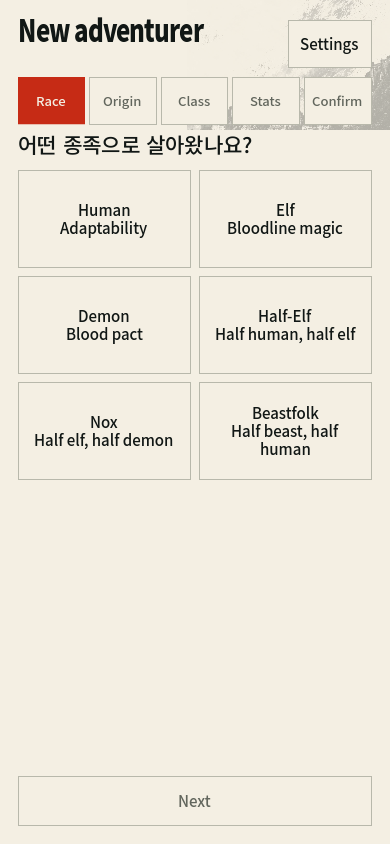
#> input picture verification/settings-r22/render/create-en-390x844.png, 390 x 844 px, given in place of create-ko-360x780.png, which was not available
$ python settings_r22_review.py
#> lines starting #> are read from the running program, lines starting #| are printed output that depends on the picture
from pathlib import Path
from PIL import Image,ImageDraw,ImageFont
folder=Path(__file__).resolve().parents[1]/'verification/settings-r22/render'
tags=['create-ko','settings-ko','settings-en','create-en','points-en','scenario-en','sortie-en','codex-en','status-en','inventory-en','places-en','people-en','journal-en','codex-detail-en','isolde-en','settings-town-en','reset-en','save-error-en','reset-ko']
font=ImageFont.truetype('C:/Windows/Fonts/arial.ttf',15)
for dim in ['360x780','390x844','390x664','430x932','1280x800']:
    cw,ch=245,555;board=Image.new('RGB',(cw*4,ch*5),(211,207,195));draw=ImageDraw.Draw(board)
#> after `board = Image.new('RGB', (cw * 4, ch * 5), (211, 207, 195))`:
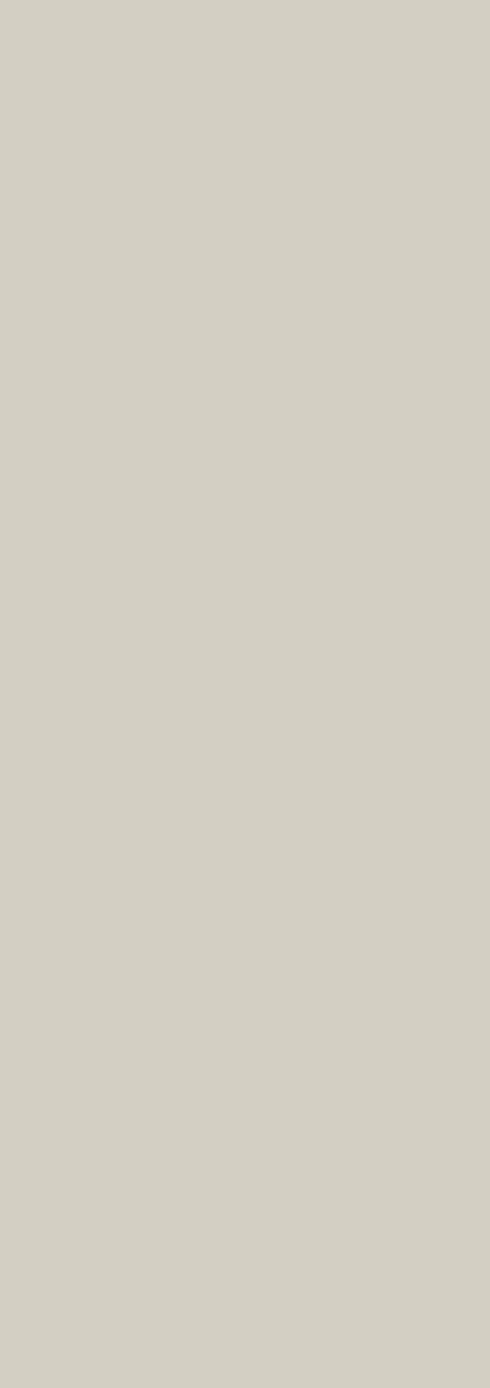
#> board: PIL image 980x2775 RGB (shown at 1/2 size); mean R, G, B 211, 207, 195
    for i,tag in enumerate(tags):
        im=Image.open(folder/f'{tag}-{dim}.png').convert('RGB')
        if dim=='1280x800':im=im.crop((425,0,855,800))
        im.thumbnail((cw-10,ch-30));x=(i%4)*cw;y=(i//4)*ch
#> after `im.thumbnail((cw - 10, ch - 30))`:
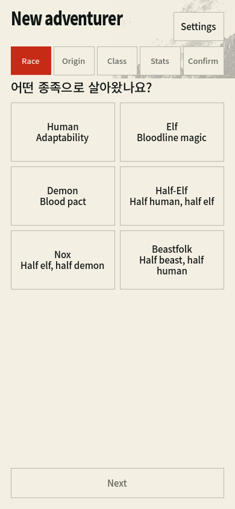
#> im: PIL image 235x509 RGB; mean R, G, B 236.4, 230.4, 218.5
        draw.text((x+7,y+5),tag,fill=(20,25,20),font=font);board.paste(im,(x+(cw-im.width)//2,y+27))
#> after `board.paste(im, (x + (cw - im.width) // 2, y + 27))`:
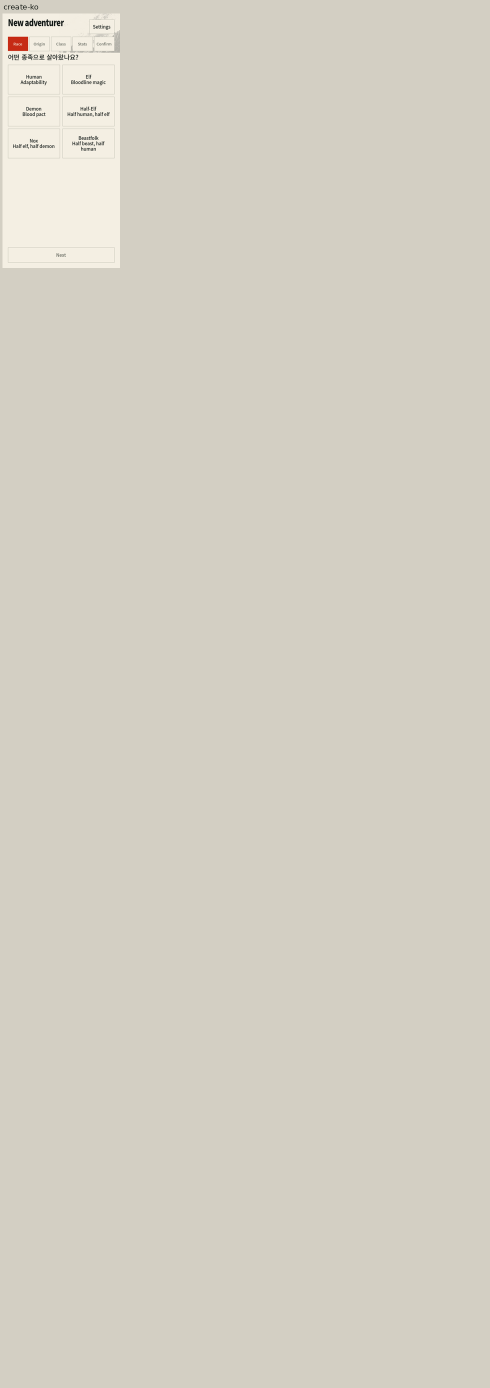
#> board: PIL image 980x2775 RGB (shown at 1/2 size); mean R, G, B 212.1, 208, 196
#> (the run stopped early here; a loop or call above may not have finished)

$ run again, on verification/settings-r22/render/settings-ko-390x844.png
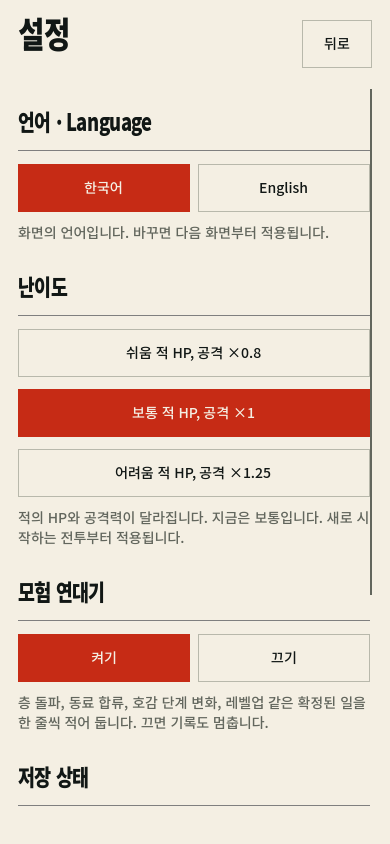
#> input picture verification/settings-r22/render/settings-ko-390x844.png, 390 x 844 px, given in place of create-ko-360x780.png, which was not available
#> `im.thumbnail((cw - 10, ch - 30))`:
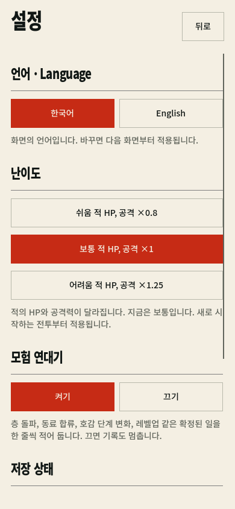
#> im: PIL image 235x509 RGB; mean R, G, B 231.8, 212.3, 199.6
#> `board.paste(im, (x + (cw - im.width) // 2, y + 27))`:
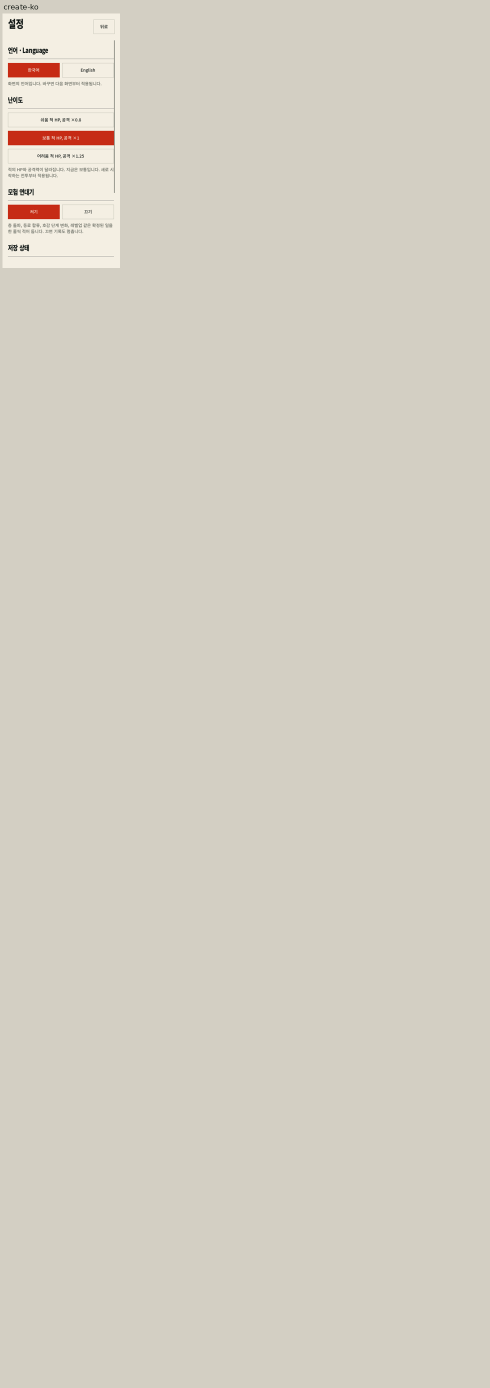
#> board: PIL image 980x2775 RGB (shown at 1/2 size); mean R, G, B 211.9, 207.2, 195.2

$ run again, on verification/settings-r22/render/settings-town-en-390x664.png
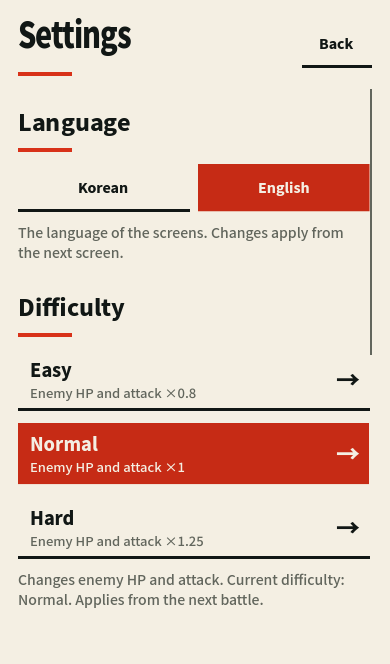
#> input picture verification/settings-r22/render/settings-town-en-390x664.png, 390 x 664 px, given in place of create-ko-360x780.png, which was not available
#> `im.thumbnail((cw - 10, ch - 30))`:
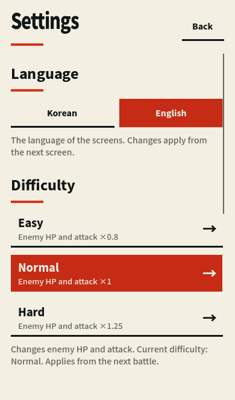
#> im: PIL image 235x400 RGB; mean R, G, B 229.5, 208.2, 195.5
#> `board.paste(im, (x + (cw - im.width) // 2, y + 27))`:
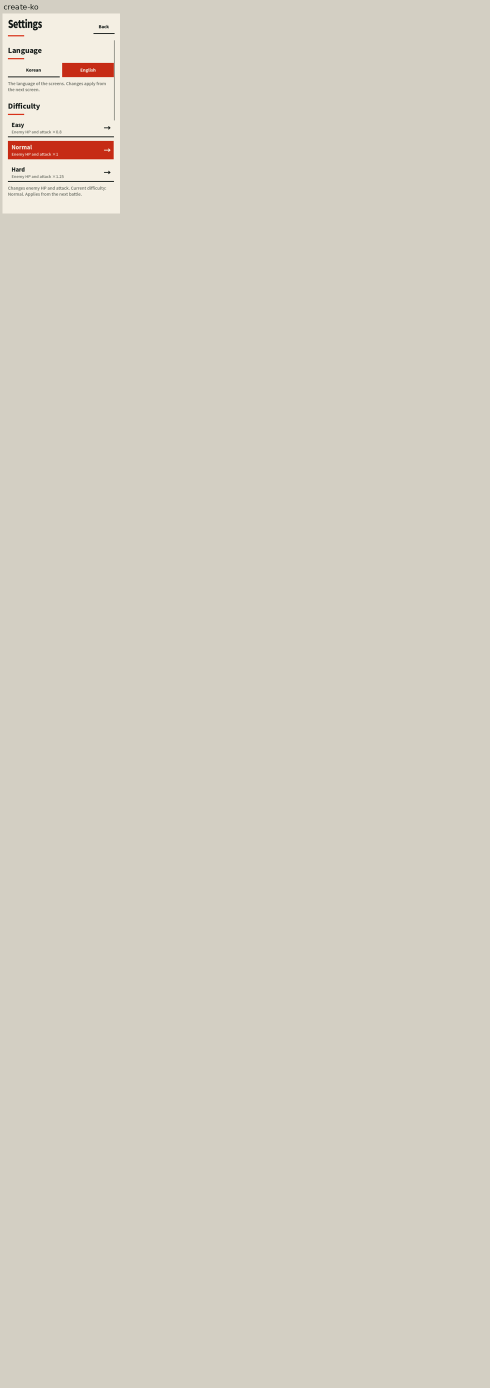
#> board: PIL image 980x2775 RGB (shown at 1/2 size); mean R, G, B 211.6, 207, 195
